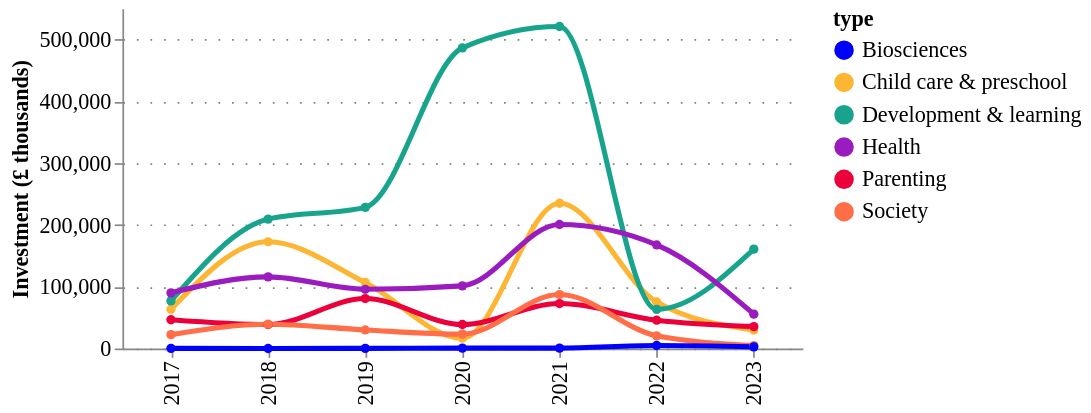

Here is the notebook cell this chart was saved with:
### Code cell
fig = pu.ts_smooth(
    tech_applications_ts.query("year >= 2017"),
    tech_applications_ts[column].unique(),
    variable= "amount",
    variable_title = "Investment (£ thousands)",
    category_column = column,
    width = 400,
    height = 200,
    legend_orient='right',
)
pu.configure_plots(fig)

### Figure 1 — Vega-Lite specification as saved in the notebook (floating-point values rounded to 4 significant figures)
{"config": {"title": {"font": "Averta", "anchor": "start"}, "subtitle": {"font": "Averta"}, "axis": {"labelFont": "Averta", "titleFont": "Averta", "gridColor": "grey", "gridDash": [1, 7], "labelFontSize": 13, "titleFontSize": 13}, "header": {"labelFont": "Averta", "titleFont": "Averta"}, "legend": {"labelFont": "Averta", "titleFont": "Averta", "labelFontSize": 13, "titleFontSize": 13}, "range": {"category": ["#0000FF", "#FDB633", "#18A48C", "#9A1BBE", "#EB003B", "#FF6E47", "#646363", "#0F294A", "#97D9E3", "#A59BEE", "#F6A4B7", "#D2C9C0", "#FFFFFF", "#000000"], "ordinal": {"scheme": ["#0000FF", "#FDB633", "#18A48C", "#9A1BBE", "#EB003B", "#FF6E47", "#646363", "#0F294A", "#97D9E3", "#A59BEE", "#F6A4B7", "#D2C9C0", "#FFFFFF", "#000000"]}}, "view": {"strokeWidth": 0}}, "data": {"name": "data-9f9102878266996754063ba374bb6d08"}, "mark": {"type": "line", "interpolate": "monotone", "point": {"filled": true, "size": 30}, "size": 3, "strokeDash": [0]}, "encoding": {"color": {"field": "type", "legend": {"orient": "right"}, "scale": {}, "type": "nominal"}, "tooltip": [{"field": "year", "title": "Year", "type": "ordinal"}, {"field": "type", "type": "nominal"}, {"field": "amount", "format": ".3f", "title": "Investment (£ thousands)", "type": "quantitative"}], "x": {"field": "year", "title": "", "type": "ordinal"}, "y": {"field": "amount", "title": "Investment (£ thousands)", "type": "quantitative"}}, "height": 200, "title": {"anchor": "start", "text": "", "fontSize": 14, "subtitle": "", "subtitleFont": "Averta", "subtitleFontSize": 13}, "width": 400, "$schema": "https://vega.github.io/schema/vega-lite/v4.17.0.json", "datasets": {"data-9f9102878266996754063ba374bb6d08": [{"year": 2017, "type": "Child care & preschool", "counts": 39.0, "counts_prop": 0.039, "amount": 63570.0, "amount_prop": 0.015}, {"year": 2018, "type": "Child care & preschool", "counts": 31.0, "counts_prop": 0.031, "amount": 172600.0, "amount_prop": 0.039}, {"year": 2019, "type": "Child care & preschool", "counts": 29.0, "counts_prop": 0.029, "amount": 106800.0, "amount_prop": 0.024}, {"year": 2020, "type": "Child care & preschool", "counts": 17.0, "counts_prop": 0.017, "amount": 16630.0, "amount_prop": 0.004}, {"year": 2021, "type": "Child care & preschool", "counts": 29.0, "counts_prop": 0.029, "amount": 235000.0, "amount_prop": 0.054}, {"year": 2022, "type": "Child care & preschool", "counts": 21.0, "counts_prop": 0.021, "amount": 75190.0, "amount_prop": 0.017}, {"year": 2023, "type": "Child care & preschool", "counts": 6.0, "counts_prop": 0.006, "amount": 29880.0, "amount_prop": 0.007}, {"year": 2017, "type": "Development & learning", "counts": 40.0, "counts_prop": 0.04, "amount": 77030.0, "amount_prop": 0.018}, {"year": 2018, "type": "Development & learning", "counts": 47.0, "counts_prop": 0.047, "amount": 209300.0, "amount_prop": 0.048}, {"year": 2019, "type": "Development & learning", "counts": 43.0, "counts_prop": 0.043, "amount": 228300.0, "amount_prop": 0.052}, {"year": 2020, "type": "Development & learning", "counts": 41.0, "counts_prop": 0.041, "amount": 486300.0, "amount_prop": 0.111}, {"year": 2021, "type": "Development & learning", "counts": 31.0, "counts_prop": 0.031, "amount": 520900.0, "amount_prop": 0.119}, {"year": 2022, "type": "Development & learning", "counts": 18.0, "counts_prop": 0.018, "amount": 63340.0, "amount_prop": 0.014}, {"year": 2023, "type": "Development & learning", "counts": 14.0, "counts_prop": 0.014, "amount": 160700.0, "amount_prop": 0.037}, {"year": 2017, "type": "Health", "counts": 31.0, "counts_prop": 0.031, "amount": 90050.0, "amount_prop": 0.021}, {"year": 2018, "type": "Health", "counts": 31.0, "counts_prop": 0.031, "amount": 115800.0, "amount_prop": 0.027}, {"year": 2019, "type": "Health", "counts": 39.0, "counts_prop": 0.039, "amount": 95790.0, "amount_prop": 0.022}, {"year": 2020, "type": "Health", "counts": 26.0, "counts_prop": 0.026, "amount": 101300.0, "amount_prop": 0.023}, {"year": 2021, "type": "Health", "counts": 39.0, "counts_prop": 0.039, "amount": 200700.0, "amount_prop": 0.046}, {"year": 2022, "type": "Health", "counts": 30.0, "counts_prop": 0.03, "amount": 167500.0, "amount_prop": 0.038}, {"year": 2023, "type": "Health", "counts": 10.0, "counts_prop": 0.01, "amount": 55550.0, "amount_prop": 0.013}, {"year": 2017, "type": "Parenting", "counts": 37.0, "counts_prop": 0.037, "amount": 46520.0, "amount_prop": 0.011}, {"year": 2018, "type": "Parenting", "counts": 24.0, "counts_prop": 0.024, "amount": 38740.0, "amount_prop": 0.009}, {"year": 2019, "type": "Parenting", "counts": 29.0, "counts_prop": 0.029, "amount": 80790.0, "amount_prop": 0.018}, {"year": 2020, "type": "Parenting", "counts": 28.0, "counts_prop": 0.028, "amount": 38790.0, "amount_prop": 0.009}, {"year": 2021, "type": "Parenting", "counts": 29.0, "counts_prop": 0.029, "amount": 72720.0, "amount_prop": 0.017}, {"year": 2022, "type": "Parenting", "counts": 12.0, "counts_prop": 0.012, "amount": 45750.0, "amount_prop": 0.01}, {"year": 2023, "type": "Parenting", "counts": 7.0, "counts_prop": 0.007, "amount": 35430.0, "amount_prop": 0.008}, {"year": 2017, "type": "Society", "counts": 15.0, "counts_prop": 0.015, "amount": 22410.0, "amount_prop": 0.005}, {"year": 2018, "type": "Society", "counts": 15.0, "counts_prop": 0.015, "amount": 39340.0, "amount_prop": 0.009}, {"year": 2019, "type": "Society", "counts": 12.0, "counts_prop": 0.012, "amount": 30040.0, "amount_prop": 0.007}, {"year": 2020, "type": "Society", "counts": 9.0, "counts_prop": 0.009, "amount": 23220.0, "amount_prop": 0.005}, {"year": 2021, "type": "Society", "counts": 14.0, "counts_prop": 0.014, "amount": 87290.0, "amount_prop": 0.02}, {"year": 2022, "type": "Society", "counts": 11.0, "counts_prop": 0.011, "amount": 20480.0, "amount_prop": 0.005}, {"year": 2023, "type": "Society", "counts": 4.0, "counts_prop": 0.004, "amount": 4703.0, "amount_prop": 0.001}, {"year": 2017, "type": "Biosciences", "counts": 2.0, "counts_prop": 0.002, "amount": 232.1, "amount_prop": 0.0}, {"year": 2018, "type": "Biosciences", "counts": 0.0, "counts_prop": 0.0, "amount": 0.0, "amount_prop": 0.0}, {"year": 2019, "type": "Biosciences", "counts": 1.0, "counts_prop": 0.001, "amount": 213.6, "amount_prop": 0.0}, {"year": 2020, "type": "Biosciences", "counts": 1.0, "counts_prop": 0.001, "amount": 574.6, "amount_prop": 0.0}, {"year": 2021, "type": "Biosciences", "counts": 1.0, "counts_prop": 0.001, "amount": 657.8, "amount_prop": 0.0}, {"year": 2022, "type": "Biosciences", "counts": 4.0, "counts_prop": 0.004, "amount": 4896.0, "amount_prop": 0.001}, {"year": 2023, "type": "Biosciences", "counts": 2.0, "counts_prop": 0.002, "amount": 2684.0, "amount_prop": 0.001}]}}
